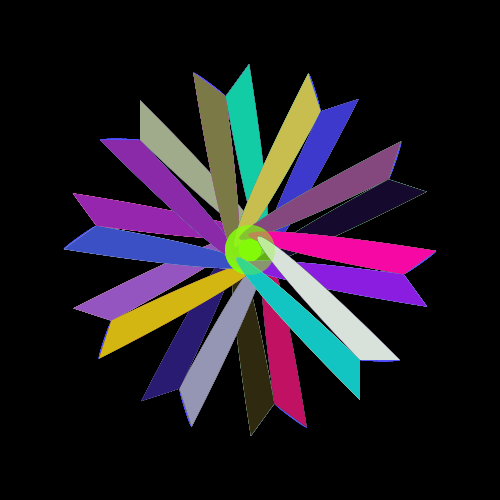
Frame 1 (no input)
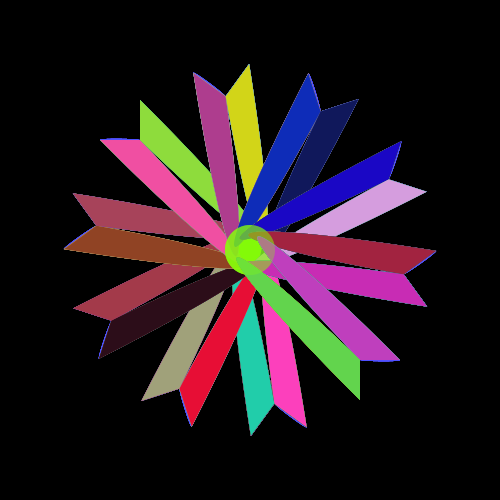
Frame 60 (the mouse pressed at the canvas centre just before this capture)
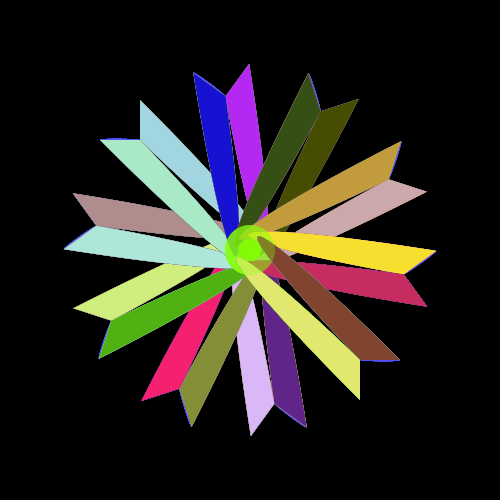
Frame 120 (the mouse held since frame 60 and released just before this capture)

The Processing sketch that drew these frames (run headless with seeded random() and noise(); from frame 60 on, the mouse is pressed at the canvas centre):

// Processing sketch: processing_22457
// ── processing_22457.pde

//Week 5 coded by Chen^2
//1337399


void setup(){
  
  size(500,500);
  smooth();
  
  noStroke();

}
 
void draw(){
  
  background(0);
  translate(width/2, height/2);
    
    for(int i = 0; i < 10; i++){
     
      rotate(radians(36));
      
      pushMatrix();
      
       
      for(int k = 0; k < 340; k += 40){
      
      fill(80, 80, 255);
      
      beginShape();
      
      curveVertex(100,100);
      curveVertex(150, 110);
      curveVertex(110, 110);
//      curveVertex(10, 10);
      curveVertex(100, 100);
      
      endShape();
      
      beginShape();
      
      curveVertex(1100,1100);
      curveVertex(110, 110);
      curveVertex(110, 150);
      curveVertex(100, 100);
      
      endShape();
        
      }
      
      popMatrix();
      
      pushMatrix();
      
      for(int k = 0; k < 340; k += 40){
      
      fill(80, 80, 255);
      
      beginShape();
      
      fill(random(255), random(255), random(255));
      curveVertex(1100,1100);
      curveVertex(150, 110);
      curveVertex(110, 110);
      curveVertex(1100, 1100);
      
      endShape();
      
      beginShape();
      
      fill(random(255), random(255), random(255));
      curveVertex(1100,1100);
      curveVertex(110, 110);
      curveVertex(110, 150);
      curveVertex(1100, 1100);
      
      endShape();
        
      }
      
      popMatrix();
      
      fill(133, 739, 9, 80);
      arc(0, 0, 50, 50, 0, TWO_PI);
      
    }
  
  println(mouseX);
  println(mouseY);
}
